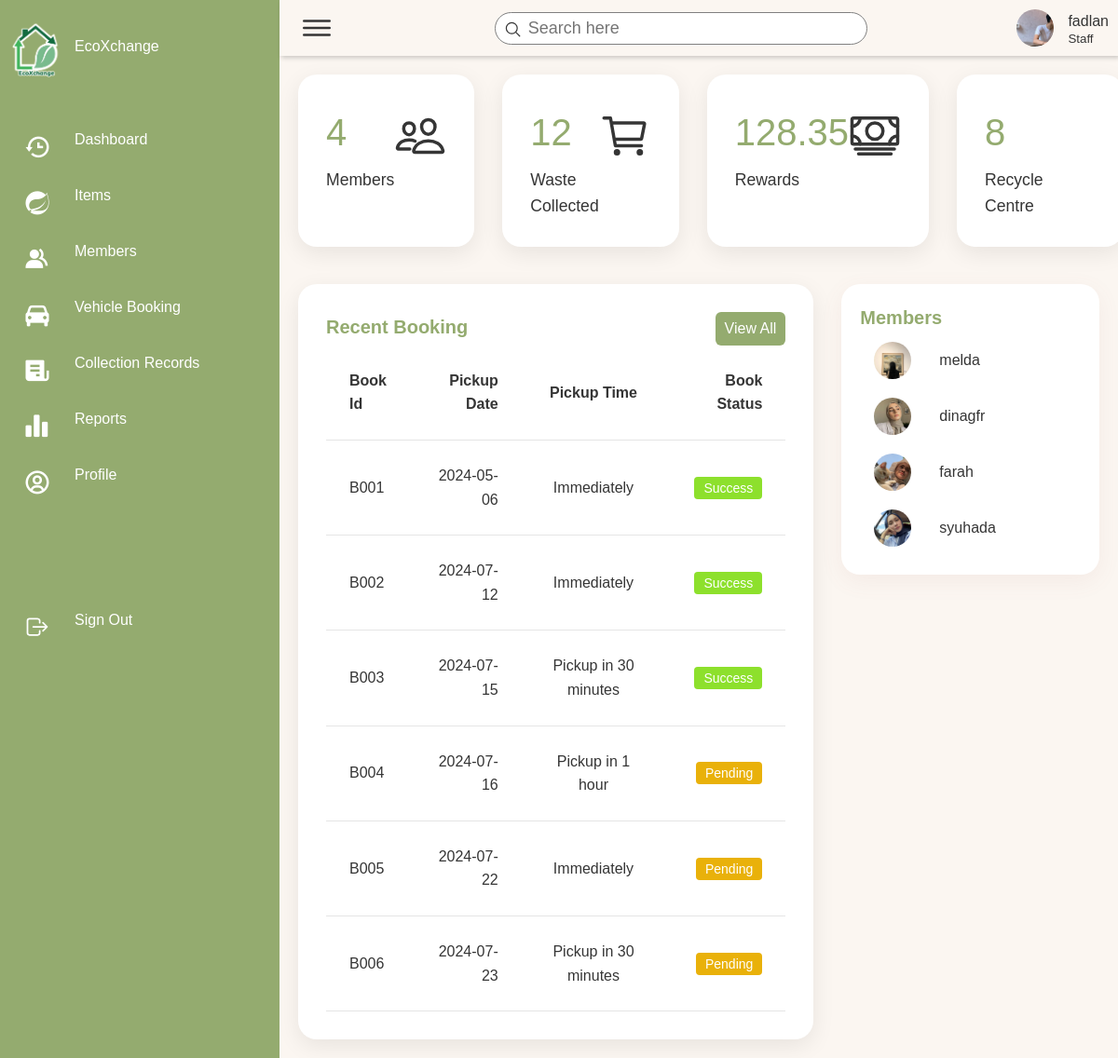
The page /EcoXchange/pages/dashboard-1.php (signed in) on the database its author committed.
### tables this page shows
CREATE TABLE `staff` (
  `staff_ID` varchar(10) NOT NULL,
  `staff_username` varchar(20) NOT NULL,
  `staff_password` varchar(20) NOT NULL,
  `staff_first_name` varchar(30) NOT NULL,
  `staff_last_name` varchar(30) NOT NULL,
  `staff_contact_no` varchar(12) NOT NULL,
  `staff_email` varchar(30) NOT NULL,
  `category` varchar(30) NOT NULL,
  `staff_pict` varchar(255) NOT NULL
);

CREATE TABLE `booking` (
  `book_ID` varchar(10) NOT NULL,
  `vehicle_type` varchar(12) NOT NULL,
  `pickup_date` date NOT NULL,
  `pickup_time` varchar(30) NOT NULL,
  `deposit_receipt` varchar(255) NOT NULL,
  `deposit_status` varchar(15) NOT NULL,
  `book_status` varchar(15) NOT NULL,
  `address_ID` varchar(10) NOT NULL,
  `cust_ID` varchar(10) NOT NULL
);

CREATE TABLE `customer` (
  `cust_ID` varchar(10) NOT NULL,
  `cust_username` varchar(20) NOT NULL,
  `cust_password` varchar(20) NOT NULL,
  `cust_first_name` varchar(30) NOT NULL,
  `cust_last_name` varchar(30) NOT NULL,
  `cust_contact_no` varchar(12) NOT NULL,
  `cust_email` varchar(30) NOT NULL,
  `cust_pict` varchar(255) NOT NULL,
  `bank_id` varchar(10) DEFAULT NULL
);

### EcoXchange/includes/fetchUserData.php (called while the page is built, shortened)
<?php
include("dbconn.php");
$username = $_SESSION['username'];
$role = $_SESSION['role'];
if ($role === 'Staff') {
    $sql = "SELECT * FROM staff WHERE staff_username = '$username'";
} elseif ($role === 'Customer') {
    $sql = "SELECT * FROM customer WHERE cust_username = '$username'";
} else {
    header("Location: ../pages/Login.php");
    exit();
}
$query = mysqli_query($dbconn, $sql) or die("Error: " . mysqli_error($dbconn));
$user = mysqli_fetch_assoc($query);
$name = $user["staff_username"] ?? $user["cust_username"];
$image = $user["staff_pict"] ?? $user["cust_pict"];
?>

### EcoXchange/pages/dashboard-1.php (the view, shortened to what this page needs)
<?php
include('../includes/dbconn.php');
include('../includes/fetchUserData.php');
?>
<!DOCTYPE html>
<html lang="en">
<head>
    <link href="https://unpkg.com/boxicons@2.0.7/css/boxicons.min.css" rel="stylesheet" />
    <link rel="stylesheet" href="../style/dashboard-1.css">
</head>
<body>
    <div class="container">
        <?php include('sidebar-1.php'); ?>
        <div class="main">
            <?php include('header.php'); ?>
        <div class="cardBox">
            <?php
                include("../includes/dbconn.php");
                $sql = "SELECT
                        (SELECT COUNT(*) FROM customer) as total_members,
                        (SELECT SUM(total_amount) FROM collection_record) as rewards,
                        (SELECT COUNT(*) FROM collection_record) as total_collection_record";
                $query = mysqli_query($dbconn, $sql);
                if ($query) {
                    $data = mysqli_fetch_assoc($query);
                } else {
                    $data = [
                        'total_members' => 0,
                        'total_collection_record' => 0
                    ];
                }
            ?>
            <div class="card">
                <div>
                    <div class="numbers"><?php echo $data['total_members']; ?></div>
                    <div class="cardName">Members</div>
                </div>
                <div class="iconBx">
                    <ion-icon name="people-outline"></ion-icon>
                </div>
            </div>
            <div class="card">
                <div>
                    <div class="numbers"><?php echo $data['total_collection_record']; ?></div>
                    <div class="cardName">Waste Collected</div>
                </div>
                <div class="iconBx">
                    <ion-icon name="cart-outline"></ion-icon>
                </div>
            </div>
            <div class="card">
                <div>
                    <div class="numbers"><?php echo $data['rewards']; ?></div>
                    <div class="cardName">Rewards</div>
                </div>
                <div class="iconBx">
                    <ion-icon name="cash-outline"></ion-icon>
                </div>
            </div>
            <div class="card">
                <div>
                    <div class="numbers">8</div>
                    <div class="cardName">Recycle Centre</div>
                </div>
                <div class="iconBx">
                    <ion-icon name="outlet-outline"></ion-icon>
                </div>
            </div>
        </div>
            <div class="details">
                <div class="recentOrders">
                    <div class="cardHeader">
                        <h2>Recent Booking</h2>
                        <a href="VehicleBooking.php" class="btn">View All</a>
                    </div>
                    <?php
                        include("../includes/dbconn.php");
                        $sql = "SELECT * FROM booking";
                        $query = mysqli_query($dbconn, $sql);
                        $num_rows = mysqli_num_rows($query);
                        if($num_rows == 0){
                            echo "No item found";
                        } else {
                            echo '<table class="table">';
                            echo "<thead>";
                            echo"<tr>";
                            echo"<td>Book Id</td>";
                            echo"<td>Pickup Date</td>";
                            echo"<td>Pickup Time</td>";
                            echo"<td>Book Status</td>";
                            echo"</tr>";
                            echo "</thead>";
                            while($row = mysqli_fetch_array($query)){
                                echo "<tbody>";
                                echo"<tr>";
                                echo"<td>".$row["book_ID"]."</td>";
                                echo"<td>".$row["pickup_date"]."</td>";
                                echo"<td>".$row["pickup_time"]."</td>";
                                echo"<td> <button id=btnstat class='";
                                    if($row["book_status"] == 'success') {
                                        echo "success";
                                    } elseif ($row["book_status"] == 'pending'){
                                        echo "pending";
                                    } elseif ($row["book_status"] == 'inProgress'){
                                        echo "inProgress";
                                    } else {
                                        echo "cancel";
                                    }
                                    echo "'>";
                                    if($row["book_status"] == 'success') {
                                        echo 'Success';
                                    } elseif ($row["book_status"] == 'pending'){
                                        echo 'Pending';
                                    } elseif ($row["book_status"] == 'inProgress'){
                                        echo 'In Progress';
                                    } else {
                                        echo 'Cancel';
                                    }
                                    echo "</button></td>";
                                echo"</tr>";
                                echo "</tbody>";
                            }
                            echo '</table>';
                        }
                    ?>
                </div>
                <div >
                <div class="recentCustomers">
                    <div class="cardHeader">
                        <h2>Members</h2>
                    </div>
                    <table>
                    <?php
                    include("../includes/dbconn.php");
                    $sql = "SELECT * FROM customer";
                    $query = mysqli_query($dbconn, $sql);
                    $num_rows = mysqli_num_rows($query);
                    if ($num_rows > 0) {
                        while ($row = mysqli_fetch_array($query)) {
                            echo '<tr>';
                            echo '<td width="30px">';
                            echo '<div class="imgBx"><img src="' . $row["cust_pict"] . '" alt=""></div>';
                            echo '</td>';
                            echo '<td>';
                            echo '<h4>' . $row["cust_username"] . '</h4>';
                            echo '</td>';
                            echo '</tr>';
                        }
                    } else {
                        echo '<tr><td colspan="2">No members found</td></tr>';
                    }
                    ?>
                    </table>
                </div>
                </div >
            </div>
</body>
</html>

### EcoXchange/pages/sidebar-1.php (shortened to what this page needs)
<div class="navigation">
            <ul>
                <li class = "comp-name">
                    <a href="#">
                        <span class="icon">
                            <img src="../images/logo-white-border.png" class="sidebar-logo" />
                        </span>
                        <span class="title">EcoXchange</span>
                    </a>
                </li>
                <li class="active" >
                    <a href="dashboard-1.php">
                        <span class="icon">
                            <i class='bx bx-history'></i>
                        </span>
                        <span class="title">Dashboard</span>
                    </a>
                </li>
                <li>
                    <a href="items-1.php">
                        <span class="icon">
                            <i class='bx bxl-spring-boot'></i>
                        </span>
                        <span class="title">Items</span>
                    </a>
                </li>
                <li>
                    <a href="Members.php">
                        <span class="icon">
                            <i class='bx bxs-group'></i>
                        </span>
                        <span class="title">Members</span>
                    </a>
                </li>
                <li>
                    <a href="VehicleBooking.php">
                        <span class="icon">
                            <i class='bx bxs-car'></i>
                        </span>
                        <span class="title">Vehicle Booking</span>
                    </a>
                </li>
                <li>
                    <a href="records.php">
                        <span class="icon">
                            <i class='bx bxs-receipt'></i>
                        </span>
                        <span class="title">Collection Records</span>
                    </a>
                </li>
                <li class="dropdown">
                    <a href="javascript:void(0);" onclick="toggleDropdown()">
                        <span class="icon">
                            <i class='bx bxs-bar-chart-alt-2'></i>
                        </span>
                        <span class="title">Reports</span>
                    </a>
                </li>
                <li>
                    <a href="profile-1.php">
                        <span class="icon">
                            <i class='bx bx-user-circle'></i>
                        </span>
                        <span class="title">Profile</span>
                    </a>
                </li>
                <li class="sign-out">
                    <a href="../includes/logout.inc.php">
                        <span class="icon">
                            <ion-icon name="log-out-outline"></ion-icon>
                        </span>
                        <span class="title">Sign Out</span>
                    </a>
                </li>
            </ul>
        </div>

### EcoXchange/pages/header.php
<div class="topbar">
    <div class="toggle">
        <ion-icon name="menu-outline"></ion-icon>
    </div>
    <div class="search">
        <label>
            <input type="text" placeholder="Search here">
            <ion-icon name="search-outline"></ion-icon>
        </label>
    </div>
    <div class="user">
        <img src="<?php echo $image; ?>" alt="">
        <div class="info">
            <p><?php echo $name; ?></p>
            <small><?php echo $role; ?></small>
        </div>
    </div>
</div>

### EcoXchange/style/dashboard-1.css (style rules this page uses)
.cardBox { position: relative; width: 100%; padding: 20px; display: grid; grid-template-columns: repeat(4, 1fr); grid-gap: 30px; }
.cardBox .card { position: relative; background: var(--white-color); padding: 30px; border-radius: 20px; display: flex; justify-content: space-between; cursor: pointer; box-shadow: 0 7px 25px rgba(0, 0, 0, 0.08); }
.cardBox .card .numbers { position: relative; font-weight: 500; font-size: 2.5rem; color: var(--primary-color); }
.cardBox .card .cardName { color: var(--black2); font-size: 1.1rem; margin-top: 5px; }
.cardBox .card .iconBx { font-size: 3.5rem; color: var(--black2); }
.details { position: relative; width: 100%; padding: 20px; display: grid; grid-template-columns: 2fr 1fr; grid-gap: 30px; }
.details .recentOrders { position: relative; display: grid; min-height: 500px; background: var(--white-color); padding: 30px; box-shadow: 0 7px 25px rgba(0, 0, 0, 0.08); border-radius: 20px; }
.details .cardHeader { display: flex; justify-content: space-between; align-items: flex-start; }
.cardHeader h2 { font-size: 20px; font-weight: 600; color: var(--primary-color); }
.cardHeader .btn { position: relative; padding: 5px 10px; background: var(--primary-color); text-decoration: none; color: var(--white-color); border-radius: 6px; }
.details table { width: 100%; border-collapse: collapse; }
.details table thead td { font-weight: 600; }
.details .recentOrders table tr { color: var(--dark-color); border-bottom: 1px solid rgba(0, 0, 0, 0.1); }
.details .recentOrders table tr td { padding: 25px; }
.details .recentOrders table tr td:last-child { text-align: end; }
.details .recentOrders table tr td:nth-child(2) { text-align: end; }
.details .recentOrders table tr td:nth-child(3) { text-align: center; }
#btnstat { color: var(--white-color); }
.success { padding: 4px 10px; background: #8de02c; border:0; border-radius: 4px; font-size: 14px; font-weight: 500; }
.pending { padding: 4px 10px; background: #e9b10a; border:0; border-radius: 4px; font-size: 14px; font-weight: 500; }
.recentCustomers { position: relative; display: grid; height:auto; padding: 20px; background: var(--white-color); box-shadow: 0 7px 25px rgba(168, 98, 98, 0.08); border-radius: 20px; }
.recentCustomers .imgBx { position: relative; width: 40px; height: 40px; border-radius: 30px; overflow: hidden; }
.recentCustomers .imgBx img { position: absolute; top: 0; left: 0; width: 100%; height: 100%; object-fit: cover; }
.recentCustomers table tr td { padding: 10px 15px; }
.recentCustomers table tr td h4 { font-size: 16px; font-weight: 500; }

### EcoXchange/style/style.css (style rules this page uses)
:root { --background-color: #FBF6F1; --primary-color: #94AB6F; --dark-prim-color: #6e854a; --secondary-color: #136B40; --white-color: #fff; --dark-color: #353535; --black-color: black; --text-grey: grey; --body-font: "Poppins", sans-serif, "Martel"; --biggest-font-size: 4.5rem; --h1-font-size: 2.5rem; --h2-font-size: 1.5rem; --h3-font-size: 1.25rem; --normal-font-size: 1rem; --small-font-size: 0.875rem; --smaller-font-size: 0.813rem; --font-medium: 400; --font-semi-bold: 600; --font-bold: 700; --mb-1: 0.5rem; --mb-2: 1rem; --mb-3: 1.5rem; --mb-4: 2rem; --mb-5: 2.5rem; --mb-6: 3rem; --z-normal: 1; --z-tooltip: 10; --z-fixed: 100; --screen-size: 80vh; --padding-size: 4rem 0 2rem; }
html { scroll-behavior: smooth; }
* { text-decoration: none; list-style: none; }
body { margin: var(--header-height) 0 0 0; font-family: var(--body-font); font-size: var(--normal-font-size); font-weight: var(--font-medium); background-color: var(--background-color); color: var(--dark-color); line-height: 1.6; }

### EcoXchange/pages/sidebar-1.php (style rules this page uses)
.dropdown { position: relative; display: inline-block; }

### rows shown on the page
staff: staff_pict (picture), staff_username "fadlan"
booking: book_ID "B001", pickup_date "2024-05-06", pickup_time "Immediately", book_status "Success"
booking: book_ID "B002", pickup_date "2024-07-12", pickup_time "Immediately", book_status "Success"
booking: book_ID "B003", pickup_date "2024-07-15", pickup_time "Pickup in 30 minutes", book_status "Success"
booking: book_ID "B004", pickup_date "2024-07-16", pickup_time "Pickup in 1 hour", book_status "Pending"
booking: book_ID "B005", pickup_date "2024-07-22", pickup_time "Immediately", book_status "Pending"
booking: book_ID "B006", pickup_date "2024-07-23", pickup_time "Pickup in 30 minutes", book_status "Pending"
customer: cust_pict (picture), cust_username "melda"
customer: cust_pict (picture), cust_username "dinagfr"
customer: cust_pict (picture), cust_username "farah"
customer: cust_pict (picture), cust_username "syuhada"

### other values the page prints
$role "Staff"
$data['total_members'] "4"
$data['total_collection_record'] "12"
$data['rewards'] "128.35"
